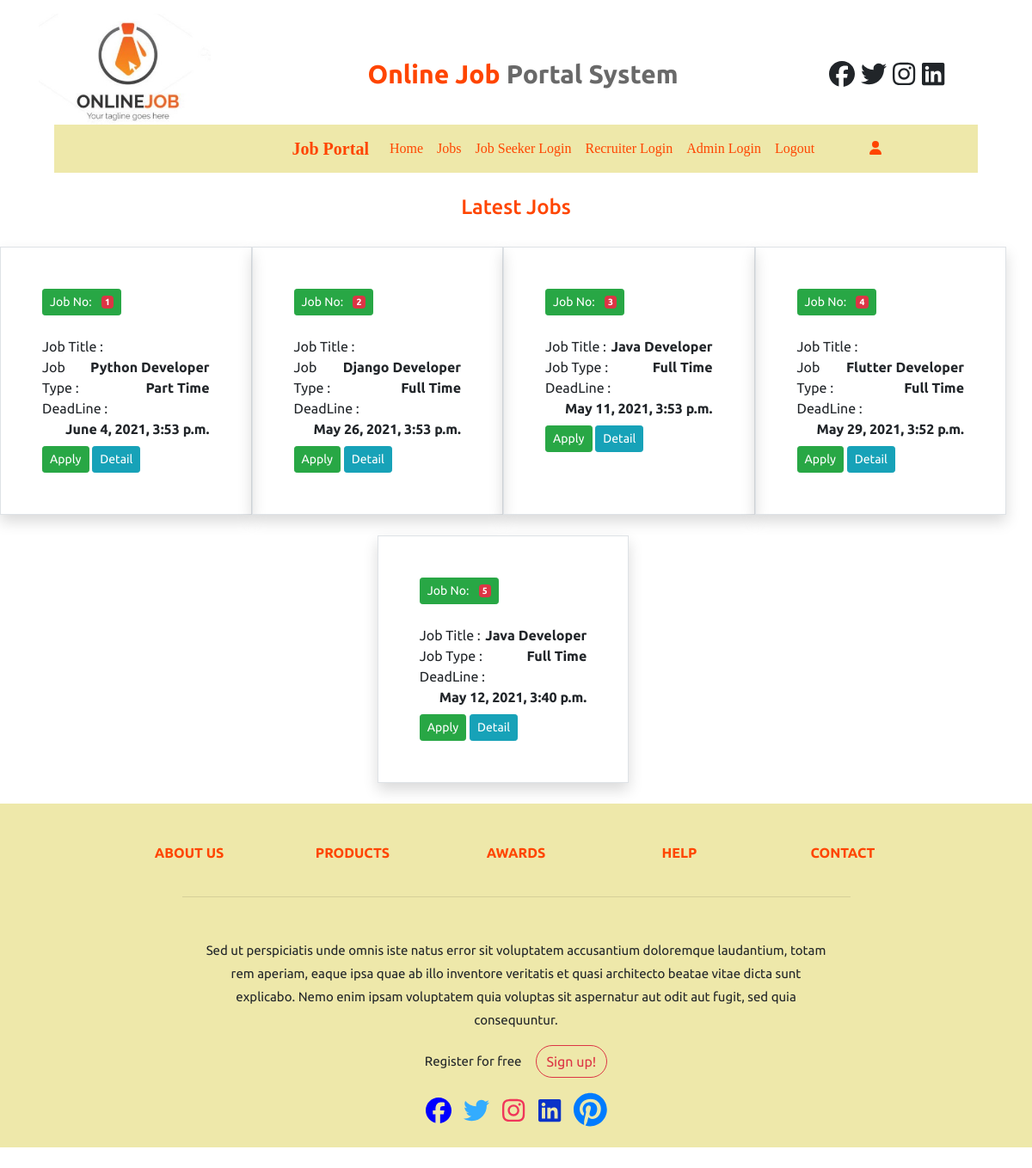
The page /alljobs/ on the database its author committed.
### job/models.py (models this page shows)
class Job(models.Model):
    title=models.CharField(max_length=100)
    type=models.CharField(max_length=100)
    company=models.ForeignKey(Recruiter,on_delete=models.CASCADE)
    salary=models.IntegerField()
    desc=models.TextField(max_length=500)
    location=models.CharField(max_length=50)
    date_posted=models.DateTimeField(auto_now_add=True)
    deadline=models.DateTimeField(auto_now_add=False)

### job/views.py (the view)
# urls.py: path('alljobs/',alljobs,name='alljobs'),
def alljobs(request):
    jobs=Job.objects.all().order_by('-date_posted')
    return render(request,'alljobs.html',{'jobs':jobs})

### job/templates/alljobs.html (shortened to what this page needs)
{% load static %}
{% block body %}
 {% if request.user.is_staff %}
 {% include 'admin_navigation.html' %}
 {% else %}
 {% include 'navigation.html' %}
 {% endif %}
<h4 class="text-center mt-3" style=" padding-top: 10px;color: orangered;">Latest Jobs</h4>
<div class="container-fluid row">
    {% for job in jobs %}
    <div class="col-md-3 border container-fluid mt-4 shadow p-5">
        <button type="button" class="btn btn-success btn-sm ">
            Job No: <span class="badge badge-danger ml-2">{{forloop.counter}}</span>
          </button>
          <br>
          <br>
        <span>Job Title : </span><b class="float-right">{{job.title}}</b>
        <br>
        <span>Job Type : </span><b class="float-right">{{job.type}}</b>
        <br>
        <span>DeadLine : </span><b class="float-right">{{job.deadline}}</b>
        <br>
        {% if request.user.is_staff %}
        <a href="#" class="btn btn-sm btn-danger mb-3 remove-job" pid="{{job.id}}">Delete</a>
        {% else %}
         <a href="{% url 'applicant' job.id %}" class="btn btn-sm btn-success mt-2">Apply</a>
         <a href="{% url 'jobdetail' job.id %}" class="btn btn-sm btn-info mt-2">Detail</a></td>
         {% endif %}
    </div>
    {% endfor %}
    </div>
<div class="my-4">
{% include 'footer.html' %}
</div>
{% endblock body %}

### job/static/style.css (style rules this page uses)
html { font-family: 'Montserrat', sans-serif; }
body { font-family: 'Montserrat', sans-serif; }
html { font-family: 'Montserrat', sans-serif; scroll-behavior: smooth; }

### rows shown on the page
Job: title "Python Developer", type "Part Time", deadline "June 4, 2021, 3:53 p.m."
Job: title "Django Developer", type "Full Time", deadline "May 26, 2021, 3:53 p.m."
Job: title "Java Developer", type "Full Time", deadline "May 11, 2021, 3:53 p.m."
Job: title "Flutter Developer", type "Full Time", deadline "May 29, 2021, 3:52 p.m."
Job: title "Java Developer", type "Full Time", deadline "May 12, 2021, 3:40 p.m."
